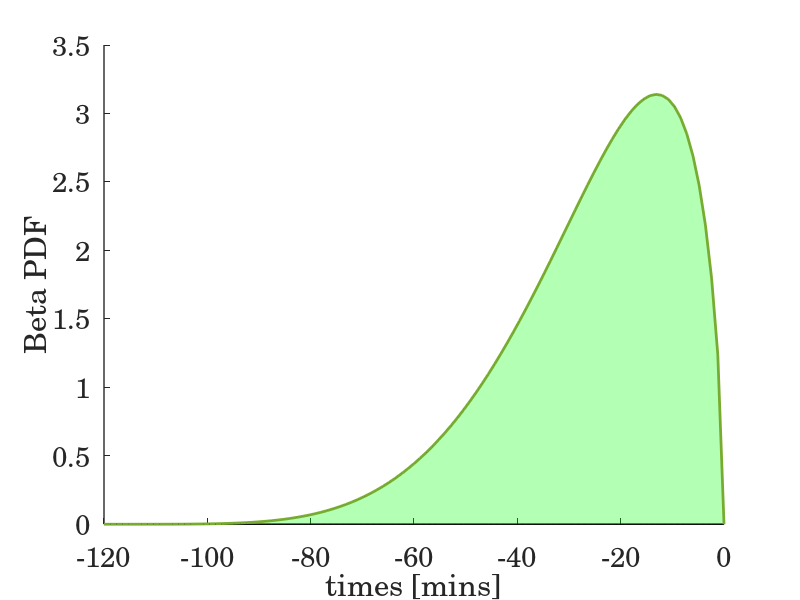

This figure's MATLAB source: (Note: this script raises an error after producing the figure.)
%%%%%%%%%%%%%%%%%%%%%%%%%%%%%%%%%%%%%%%%%%%%%%%%%%%%%%%%%%%%%%%%%%%%%%%%%
% This script plots the density of a beta distribution with parameters a&b.
% Values of a beta distribution are in [0,1].
%%%%%%%%%%%%%%%%%%%%%%%%%%%%%%%%%%%%%%%%%%%%%%%%%%%%%%%%%%%%%%%%%%%%%%%%%%

% GENERAL COMMENTS
% For the density to be skewed towards the right, we must have a>b. 
% For it not to be too narrow, a and b should not be very high.

% We would like to choose a and b so that about 70% of the mass is in the
% last quarter of the support (ie, the last 30 mins in a 2h period):
% betainv(1-0.7, a, b) \approx 0.75: 

% Beta parameters
a = 6; b = 1.61
betainv(1-0.7, a, b) % check this is approx 0.75


%% Density plot
x = 0:0.01:1;
y = betapdf(x, a, b);

font = 'Century Schoolbook';
width=650; height=420;

figure;
set(gcf,'units','points','position',[0,0,width,height]); % figure dimensions
xtime = 120*(x-1);                                       % x-axis from -120 to 0
% x2 and y2 needed to define closed area to be shaded 
x2 = [xtime, fliplr(xtime)];
y2 = [0*x,   fliplr(y)]; 
hold on;
fill(x2, y2, 'g', 'FaceAlpha', 0.3);                     % fill inside the curves
plot(xtime, y, 'LineWidth', 2, 'Color', '#77AC30');      % line plot of density
g=gca;
set(g, 'Linewidth', 1, 'FontSize', 20, 'FontName', font);
xlabel('times [mins]');
ylabel('Beta PDF');

file = fullfile(folder, 'BetaPDF')
print(file, '-dpng');
close

